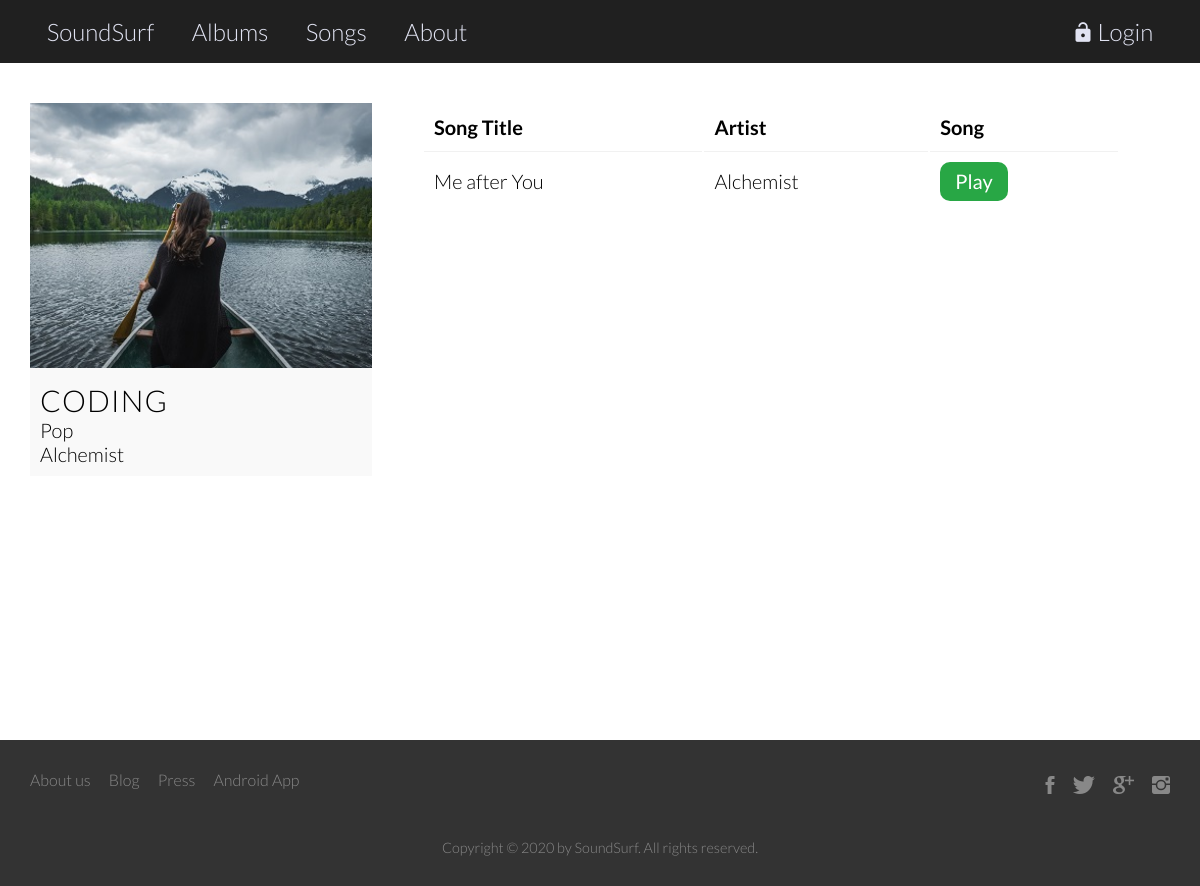
The page /soundsurf/4/ on the database its author committed.
### appmusic/models.py (models this page shows, shortened)
class Album(models.Model):
    author = models.ForeignKey(User, on_delete = models.CASCADE)
    album_name = models.CharField(max_length = 100, unique=True)
    album_artist = models.CharField(max_length = 100)
    genre = models.CharField(max_length = 100)
    cover_pic = models.ImageField(upload_to='album_covers')

class Songs(models.Model):
    album = models.ForeignKey(Album, on_delete=models.CASCADE, related_name='songs')
    song_title = models.CharField(max_length = 100, unique=True)
    song = models.FileField(upload_to='songs')
    class Meta:
        verbose_name_plural = "Songs"

### appmusic/views.py (the view)
# urls.py: path('soundsurf/<int:album_id>/', views.detail, name='album_detail'),
def detail(request, album_id):
    album = get_object_or_404(Album, pk=album_id)
    return render(request, 'appmusic/detail.html', {'album': album})

### appmusic/templates/appmusic/detail.html (shortened to what this page needs)
{% extends 'appmusic/base.html' %}
{% block body_block %}
  <section class="container clearfix">
    <div class="card-big">
        <img src="{{ album.cover_pic.url }}"style="width:100%; height:100%;" alt="Album Cover">
        <div class="card-text">
          <h3>{{ album.album_name }}</h3>
          <p>{{ album.genre }}</p>
          <p>{{ album.album_artist }}</p>
      </div>
    </div>
    <div class="songs-content">
        <table class="detail-table">
          <thead>
            <tr>
              <th>Song Title</th>
              <th>Artist</th>
              <th>Song</th>
            </tr>
          </thead>
          <tbody>
            {% for song_obj in album.songs.all %}
              <tr>
                <td>{{ song_obj.song_title }}</td>
                <td>{{ song_obj.album.album_artist }}</td>
                <td><a href="{{ song_obj.song.url }}" class="btn btn-success">Play</a></td>
              </tr>
            {% endfor %}
          </tbody>
        </table>
      </div>
  </section>
{% endblock %}

### appmusic/static/css/style.css (style rules this page uses)
* { margin: 0; padding: 0; box-sizing: border-box; }
html, body { font-family: 'Lato', 'Arial', sans-serif; font-size: 20px; font-weight: 300; text-rendering: optimizeLegibility; height: 100%; }
.clearfix { zoom:1 }
.clearfix:after { content: '.'; clear: both; display: block; height: 0; visibility: hidden; }
.container { max-width: 1140px; margin: 0 auto; }
h2, h3 { font-weight: 300; text-transform: uppercase; letter-spacing: 1px; }
h3 { font-size: 150%; word-spacing: 2px; }
section { padding: 40px 0; }
a { text-decoration: none; color: #000; }
.btn { display: inline-block; text-decoration: none; padding: 0.375rem 0.75rem; border-radius: .3em; transition: background-color .3s; font-weight: 400; }
.btn-success { color: #fff; background-color: #28a745; border-color: #28a745; border-radius: .5em; }
.card-text { margin: 0 10px; line-height: 1.2; }
.card-big { background: #f9f9f9; float: left; width: 30%; }
.card-big .card-text { padding: 10px 0; }
table { width: 100%; margin: 0 auto; }
td, th { text-align: left; padding: 10px; }
td { border-top: 1px solid #f1f1f1; }
.songs-content { float: right; width: 70%; padding: 0 50px; }
.detail-table { width: 100%; margin: 0; }

### rows shown on the page
Album: cover_pic (picture), album_name "CODING", genre "Pop", album_artist "Alchemist"
Songs: song_title "Me after You", album.album_artist "Alchemist"
